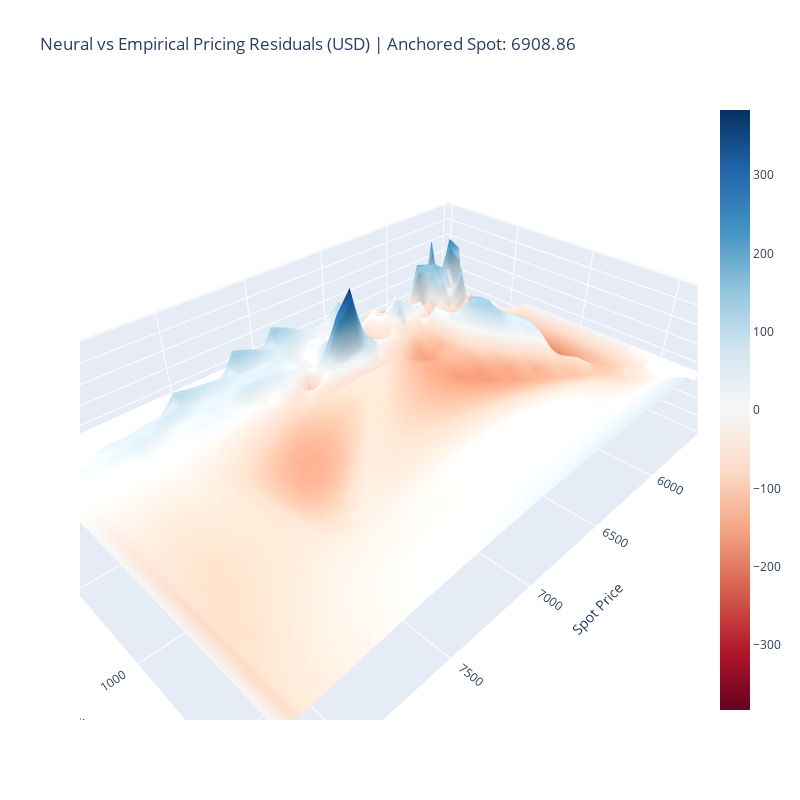

The notebook cell this image was saved under:
### Markdown cell above
## 2. Visualize Neural Pricing Residuals vs Market Reality

Having trained the deep solver on the actual historical SPX state path, we chart the residual errors across the Cross-Section of Option Strikes and Maturities. (Values inverse-transformed into real USD errors).

### Code cell
# Load data batches
X_paths, X_contract, Y_target, _, _, _ = prepare_empirical_batches()

# Set PyTorch device
device = torch.device('cuda' if torch.cuda.is_available() else 'cpu')
trained_model.eval()

# Perform Forward Inference directly utilizing the trailing market trajectory memory
with torch.no_grad():
    pred_prices, _ = trained_model(X_paths.to(device), X_contract.to(device))

pred_prices_np = pred_prices.cpu().numpy().flatten()
market_prices_np = Y_target.cpu().numpy().flatten()

# INVERSE TRANSFORM BACK TO DOLLARS AND REAL SPX PRICES
pred_prices_raw = price_scaler.inverse_transform(pred_prices_np.reshape(-1, 1)).flatten()
market_prices_raw = price_scaler.inverse_transform(market_prices_np.reshape(-1, 1)).flatten()
strikes_raw = strike_scaler.inverse_transform(X_contract[:, 1].numpy().reshape(-1, 1)).flatten()
spot_raw = spot_scaler.inverse_transform(X_paths[0, -1, 0].numpy().reshape(-1, 1)).flatten()[0]

# Compute empirical pricing residual standard deviation in actual US Dollars
errors = pred_prices_raw - market_prices_raw
maturities = X_contract[:, 0].numpy() * 365.25  # In Days 

# Filter to liquid ATM strikes to render a clean subset
mask = (strikes_raw > spot_raw * 0.8) & (strikes_raw < spot_raw * 1.2)
s_f, m_f, err_f = strikes_raw[mask], maturities[mask], errors[mask]

# Create plotting grid
from scipy.interpolate import griddata
grid_s, grid_m = np.mgrid[min(s_f):max(s_f):30j, min(m_f):max(m_f):30j]
grid_err = griddata((s_f, m_f), err_f, (grid_s, grid_m), method='cubic', fill_value=0.0)

plot_3d_pricing_error_surface(
    spots=grid_s[:, 0],
    maturities=grid_m[0, :],
    errors=grid_err.T, 
    title=f"Neural vs Empirical Pricing Residuals (USD) | Anchored Spot: {spot_raw:.2f}"
)

### Figure 1 — Plotly figure (JSON) as saved in the notebook; plotly's stock layout.template omitted (floating-point values rounded to 4 significant figures; data arrays with more than 128 entries replaced by an {"elided": "..."} marker saying what was removed)
{"data": [{"cmax": 382.9, "cmin": -382.9, "colorscale": [[0, "rgb(103,0,31)"], [0.1, "rgb(178,24,43)"], [0.2, "rgb(214,96,77)"], [0.3, "rgb(244,165,130)"], [0.4, "rgb(253,219,199)"], [0.5, "rgb(247,247,247)"], [0.6, "rgb(209,229,240)"], [0.7, "rgb(146,197,222)"], [0.8, "rgb(67,147,195)"], [0.9, "rgb(33,102,172)"], [1, "rgb(5,48,97)"]], "type": "surface", "x": [5550.0, 5643.0, 5737.0, 5830.0, 5924.0, 6017.0, 6111.0, 6204.0, 6298.0, 6391.0, 6484.0, 6578.0, 6671.0, 6765.0, 6858.0, 6952.0, 7045.0, 7139.0, 7232.0, 7326.0, 7419.0, 7512.0, 7606.0, 7699.0, 7793.0, 7886.0, 7980.0, 8073.0, 8167.0, 8260.0], "y": [20.0, 79.86, 139.7, 199.6, 259.4, 319.3, 379.2, 439.0, 498.9, 558.8, 618.6, 678.5, 738.3, 798.2, 858.1, 917.9, 977.8, 1038.0, 1098.0, 1157.0, 1217.0, 1277.0, 1337.0, 1397.0, 1457.0, 1517.0, 1576.0, 1636.0, 1696.0, 1756.0], "z": {"elided": "30x30 float values"}}], "layout": {"height": 800, "scene": {"xaxis": {"title": {"text": "Spot Price"}}, "yaxis": {"title": {"text": "Time to Maturity"}}, "zaxis": {"title": {"text": "Residual Pricing Error"}}}, "title": {"text": "Neural vs Empirical Pricing Residuals (USD) | Anchored Spot: 6908.86"}, "width": 800}}
